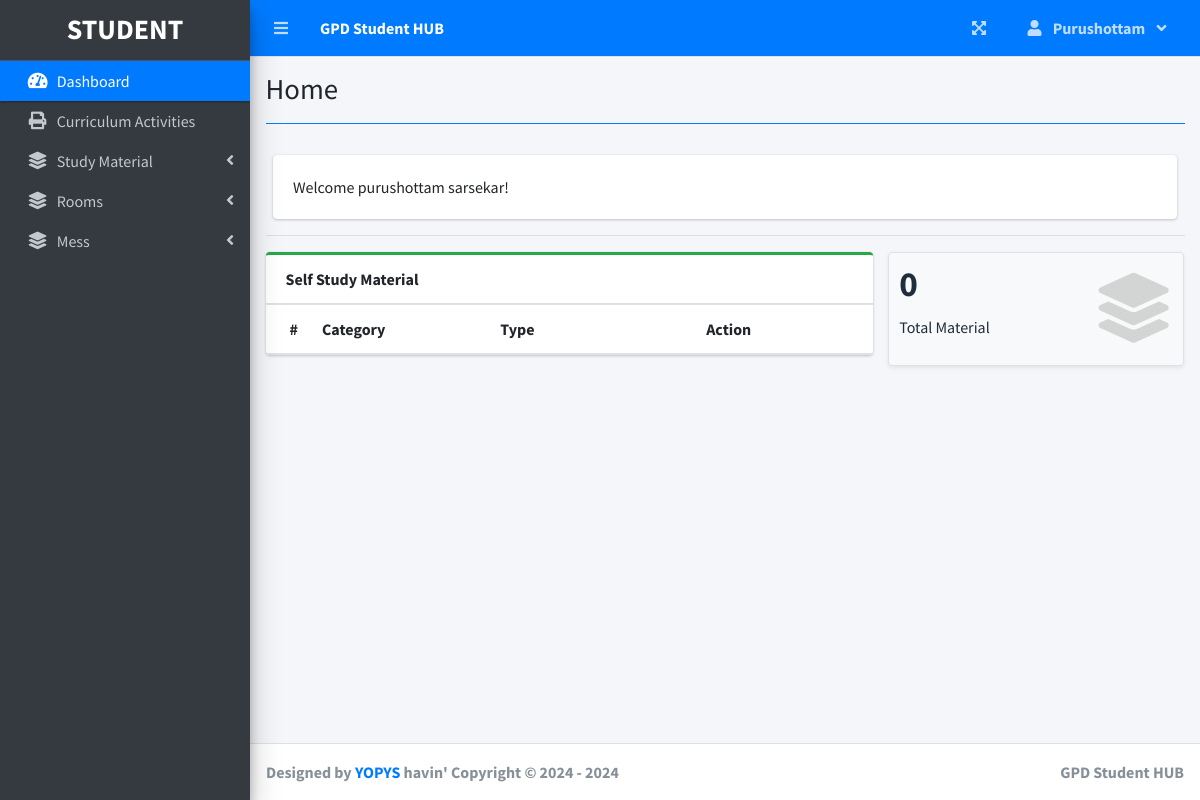
Before: / (signed in) with the older database file.
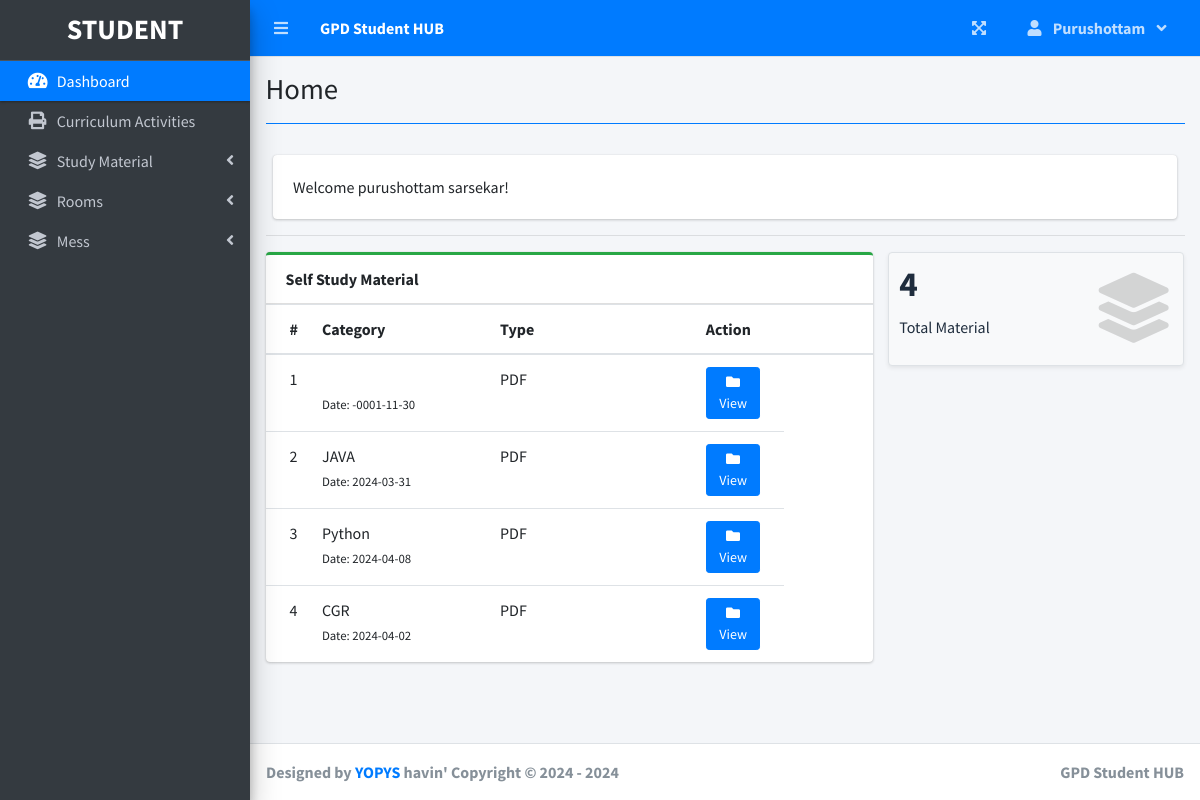
After: the same page with the newer database file.
### tables this page shows
CREATE TABLE `material` (
  `material_id` int(11) NOT NULL,
  `material_user_id` int(11) NOT NULL,
  `material_type` int(11) NOT NULL,
  `material_path` text NOT NULL,
  `material_category` text NOT NULL,
  `material_date` date NOT NULL
);

### home.php (the view)
<?php include('db_connect.php') ?>
 <div class="col-12">
          <div class="card">
            <div class="card-body">
              Welcome <?php echo $_SESSION['login_user_name']." ".$_SESSION['login_user_surname'] ?>!
            </div>
          </div>
  </div>
  <hr>
  <?php if($_SESSION['login_user_type_id'] == 2): ?>
      <div class="row">
        <div class="col-8">
        <div class="card card-outline card-success">
          <div class="card-header">
            <b>Self Study Material</b>
          </div>
          <div class="card-body p-0">
            <div class="table-responsive">
              <table class="table m-0 table-hover">
                <colgroup>
                  <col width="5%">
                  <col width="30%">
                  <col width="35%">
                  <col width="15%">
                  <col width="15%">
                </colgroup>
                <thead>
                  <th>#</th>
                  <th>Category</th>
                  <th>Type</th>
                  <th>Action</th>
                  <th></th>
                </thead>
                <tbody>
                <?php
                $i = 1;
                $material_type = ["PDF","PPT","Docs","Handwritten Notes","Image"];
                $where = "";
                if($_SESSION['login_user_type_id'] == 2){
                  $where = " WHERE material_user_id = ( SELECT student_id FROM students WHERE stud_user_id =  '{$_SESSION['login_user_id']}')";
                }
                $qry = $conn->query("SELECT * FROM material $where order by material_id asc");
                while($row = $qry->fetch_assoc()):?>
                  <tr>
                      <td>
                         <?php echo $i++ ?>
                      </td>
                      <td>
                          <a>
                              <?php echo ucwords($row['material_category']) ?>
                          </a>
                          <br>
                          <small>
                              Date: <?php echo date("Y-m-d",strtotime($row['material_date'])) ?>
                          </small>
                      </td>
                      <td class="project_progress">
                          <a>
                              <?php echo $material_type[$row['material_type']] ?>
                          </a>
                      </td>
                      <td>
                        <a class="btn btn-primary btn-sm " href="./index.php?page=view_material&id=<?php echo $row['material_id'] ?>">
                              <i class="fas fa-folder">
                              </i>
                              View
                        </a>
                      </td>
                  </tr>
                <?php endwhile; ?>
                </tbody>
              </table>
            </div>
          </div>
        </div>
        </div>
        <div class="col-md-4">
          <div class="row">
          <div class="col-12 col-sm-6 col-md-12">
            <div class="small-box bg-light shadow-sm border">
              <div class="inner">
                <h3><?php echo $conn->query("SELECT * FROM material $where")->num_rows; ?></h3>
                <p>Total Material</p>
              </div>
              <div class="icon">
                <i class="fa fa-layer-group"></i>
              </div>
            </div>
          </div>
          </div>
      </div>
        </div>
      </div>
  <?php endif;?>

### index.php (shortened to what this page needs)
<!DOCTYPE html>
<html lang="en">
<?php
	include 'header.php'
?>
<body class="hold-transition sidebar-mini layout-fixed layout-navbar-fixed layout-footer-fixed">
<div class="wrapper">
  <?php include 'topbar.php' ?>
  <?php include 'sidebar.php' ?>
  <div class="content-wrapper">
    <div class="content-header">
      <div class="container-fluid">
        <div class="row mb-2">
          <div class="col-sm-6">
            <h1 class="m-0"><?php
            echo $title;
            ?></h1>
          </div>
        </div>
            <hr class="border-primary">
      </div>
    </div>
    <section class="content">
      <div class="container-fluid">
         <?php
            $page = isset($_GET['page']) ? $_GET['page'] : 'home';
            if(!file_exists($page.".php")){
                include '404.html';
            }else{
              include $page.'.php';
            }
          ?>
      </div>
  </div>
  <footer class="main-footer">
    <strong>Designed by <a href="mailto:yopys.gpd.2023.24@gmail.com">YOPYS</a> havin' Copyright &copy; 2024 - <?php $current_year = date('Y'); echo $current_year;?> </strong>
    <div class="float-right d-none d-sm-inline-block">
      <b><?php echo $_SESSION['system']['name'] ?></b>
    </div>
  </footer>
</body>
</html>

### header.php (shortened to what this page needs)
<head>
  <?php
  $title = isset($_GET['page']) ? ucwords(str_replace("_", ' ', $_GET['page'])) : "Home";
  ?>
  <link rel="stylesheet" href="assets/plugins/fontawesome-free/css/all.min.css">
  <link rel="stylesheet" href="assets/plugins/overlayScrollbars/css/OverlayScrollbars.min.css">
  <link rel="stylesheet" href="assets/plugins/datatables-bs4/css/dataTables.bootstrap4.min.css">
  <link rel="stylesheet" href="assets/plugins/datatables-responsive/css/responsive.bootstrap4.min.css">
  <link rel="stylesheet" href="assets/plugins/datatables-buttons/css/buttons.bootstrap4.min.css">
  <link rel="stylesheet" href="assets/plugins/select2/css/select2.min.css">
  <link rel="stylesheet" href="assets/plugins/select2-bootstrap4-theme/select2-bootstrap4.min.css">
  <link rel="stylesheet" href="assets/plugins/sweetalert2-theme-bootstrap-4/bootstrap-4.min.css">
  <link rel="stylesheet" href="assets/plugins/toastr/toastr.min.css">
  <link rel="stylesheet" href="assets/plugins/dropzone/min/dropzone.min.css">
  <link rel="stylesheet" href="assets/dist/css/jquery.datetimepicker.min.css">
  <link rel="stylesheet" href="assets/plugins/icheck-bootstrap/icheck-bootstrap.min.css">
  <link rel="stylesheet" href="assets/plugins/bootstrap4-toggle/css/bootstrap4-toggle.min.css">
  <link rel="stylesheet" href="assets/dist/css/adminlte.min.css">
  <link rel="stylesheet" href="assets/dist/css/styles.css">
  <link rel="stylesheet" href="assets/plugins/summernote/summernote-bs4.min.css">
</head>

### topbar.php (shortened to what this page needs)
<nav class="main-header navbar navbar-expand navbar-primary navbar-dark ">
  <ul class="navbar-nav">
    <?php if(isset($_SESSION['login_user_id'])): ?>
    <li class="nav-item">
      <a class="nav-link" data-widget="pushmenu" href="" role="button"><i class="fas fa-bars"></i></a>
    </li>
  <?php endif; ?>
    <li>
      <a class="nav-link text-white"  href="./" role="button"> <large><b><?php echo $_SESSION['system']['name'] ?></b></large></a>
    </li>
  </ul>
  <ul class="navbar-nav ml-auto">
    <li class="nav-item">
      <a class="nav-link" data-widget="fullscreen" href="#" role="button">
        <i class="fas fa-expand-arrows-alt"></i>
      </a>
    </li>
   <li class="nav-item dropdown">
          <a class="nav-link"  data-toggle="dropdown" aria-expanded="true" href="javascript:void(0)">
            <span>
              <div class="d-felx badge-pill">
                <span class="fa fa-user mr-2"></span>
                <span><b><?php echo ucwords($_SESSION['login_user_name']) ?></b></span>
                <span class="fa fa-angle-down ml-2"></span>
              </div>
            </span>
          </a>
    </li>
  </ul>
</nav>

### sidebar.php (shortened to what this page needs)
  <aside class="main-sidebar sidebar-dark-primary elevation-4">
    <div class="dropdown">
    <a href="./" class="brand-link">
    <?php if($_SESSION['login_user_type_id'] == 1): ?>
        <h3 class="text-center p-0 m-0"><b>ADMIN</b></h3>
    <?php elseif($_SESSION['login_user_type_id'] == 2): ?>
        <h3 class="text-center p-0 m-0"><b>STUDENT</b></h3>
    <?php elseif($_SESSION['login_user_type_id'] == 3): ?>
        <h3 class="text-center p-0 m-0"><b>ROOM OWNER</b></h3>
    <?php elseif($_SESSION['login_user_type_id'] == 4): ?>
        <h3 class="text-center p-0 m-0"><b>MESS OWNER</b></h3>
    <?php endif; ?>
</a>
    </div>
    <div class="sidebar pb-4 mb-4">
      <nav class="mt-2">
      <ul class="nav nav-pills nav-sidebar flex-column nav-flat" data-widget="treeview" role="menu" data-accordion="false">
          <li class="nav-item dropdown">
            <a href="./" class="nav-link nav-home">
              <i class="nav-icon fas fa-tachometer-alt"></i>
              <p>
                Dashboard
              </p>
            </a>
          </li>
          <?php if($_SESSION['login_user_type_id'] == 2 ): ?>
            <li class="nav-item">
                <a href="./index.php?page=curriculum" class="nav-link nav-   tree-item">
                  <i class="nav-icon fas fa-print"></i>
                  <p>Curriculum Activities</p>
                </a>
          </li>
          <li class="nav-item">
            <a href="#" class="nav-link nav-Letters nav-Letters ">
              <i class="nav-icon fas fa-layer-group"></i>
              <p>
                Study Material
                <i class="right fas fa-angle-left"></i>
              </p>
            </a>
          </li>
          <?php endif;?>
          <?php if($_SESSION['login_user_type_id'] == 3  || $_SESSION['login_user_type_id'] == 2 ): ?>
          <li class="nav-item">
            <a href="#" class="nav-link nav-Letters nav-Letters nav-link nav-reports ">
              <i class="nav-icon fas fa-layer-group"></i>
              <p>
                Rooms
                <i class="right fas fa-angle-left"></i>
              </p>
            </a>
          </li>
        <?php endif;?>
          <?php if($_SESSION['login_user_type_id'] == 4  || $_SESSION['login_user_type_id'] == 2 ): ?>
          <li class="nav-item">
            <a href="#" class="nav-link nav-Letters nav-Letters nav-link nav-reports ">
              <i class="nav-icon fas fa-layer-group"></i>
              <p>
                Mess
                <i class="right fas fa-angle-left"></i>
              </p>
            </a>
          </li>
        <?php endif;?>
        </ul>
      </nav>
    </div>
  </aside>

Changed rows visible on the page:
added material: material_date "-0001-11-30", material_type "PDF"
added material: material_category "JAVA", material_date "2024-03-31", material_type "PDF"
added material: material_category "Python", material_date "2024-04-08", material_type "PDF"
added material: material_category "CGR", material_date "2024-04-02", material_type "PDF"
Other visible differences:
$conn->query("SELECT * FROM material $where")->num_rows: "0" → "4"
